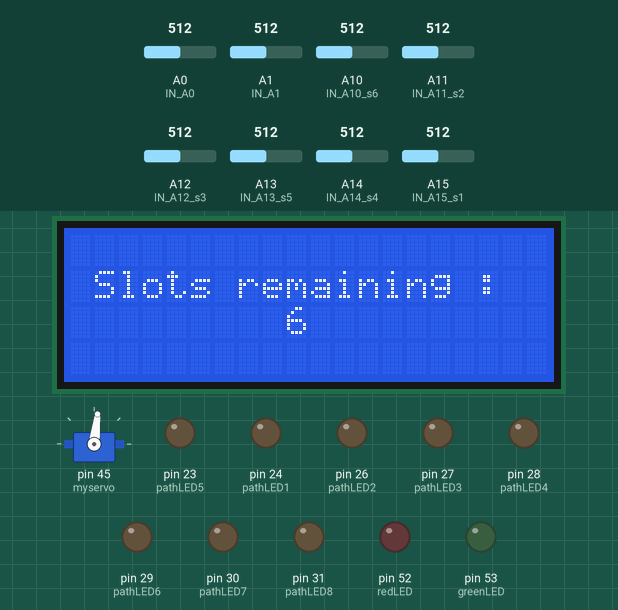
The sketch below on a simulated Arduino Mega 2560, built with avr-gcc and run on an emulated ATmega2560. Parts: servo, 20×4 character LCD, output pins drawn as LEDs (lit = HIGH). The inputs (shaded band) are chosen by the test bench; at power-on: A0 (IN_A0) = 512, A1 (IN_A1) = 512, A15 (IN_A15_s1) = 512, A10 (IN_A10_s6) = 512, A11 (IN_A11_s2) = 512, A12 (IN_A12_s3) = 512, A13 (IN_A13_s5) = 512, A14 (IN_A14_s4) = 512.

Above: at 6.3 s.
6.4 s: A0 (IN_A0) set to 316
7.9 s: A0 (IN_A0) set to 282
At 8.8 s:
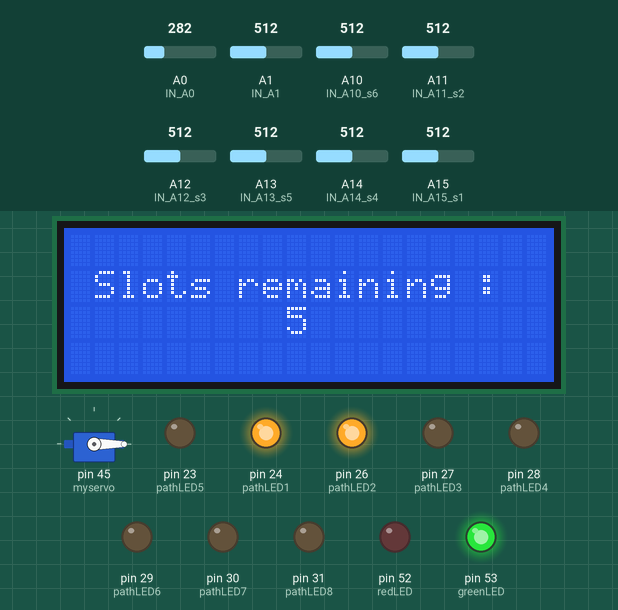
9.4 s: A1 (IN_A1) set to 314
10.9 s: A1 (IN_A1) set to 289
At 11.4 s:
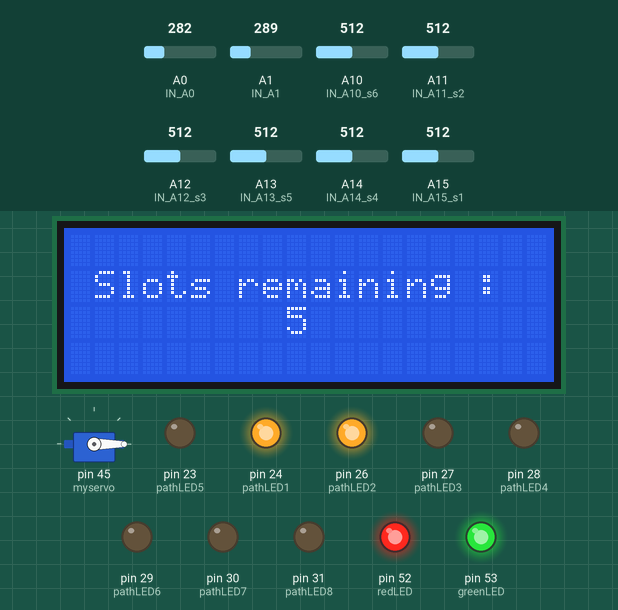
12.4 s: A15 (IN_A15_s1) set to 212
At 13.91 s:
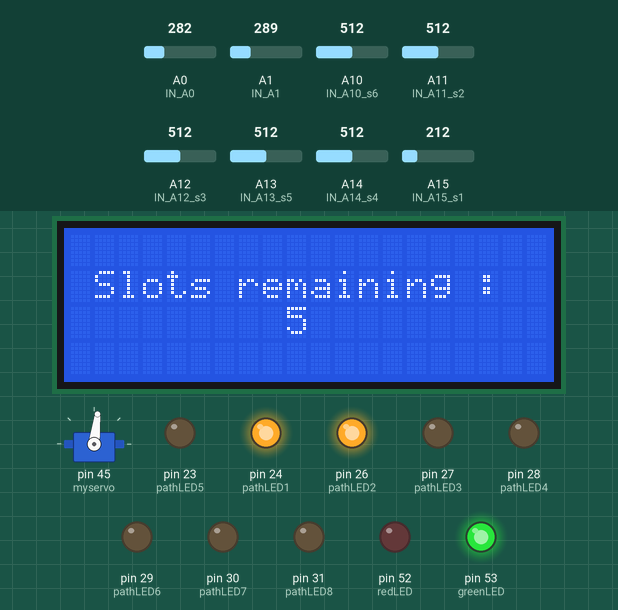
15.4 s: A15 (IN_A15_s1) set to 188
At 17.6 s:
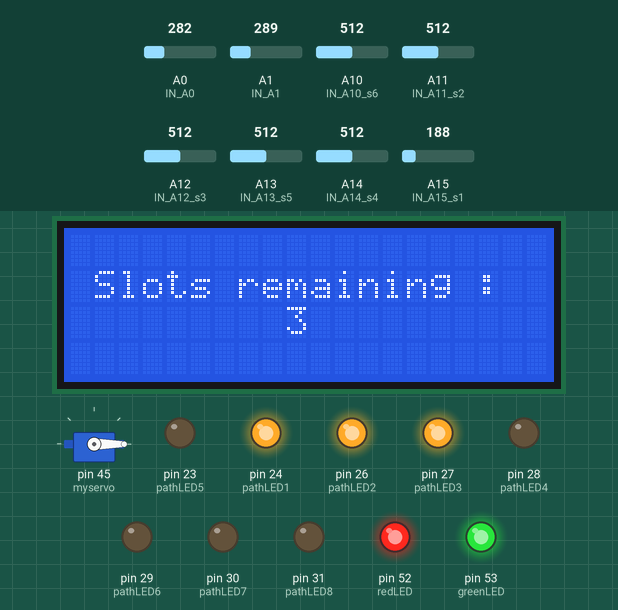
Timing chart, 0 to 24.4 s (numbered marks = the images above; inputs shaded):
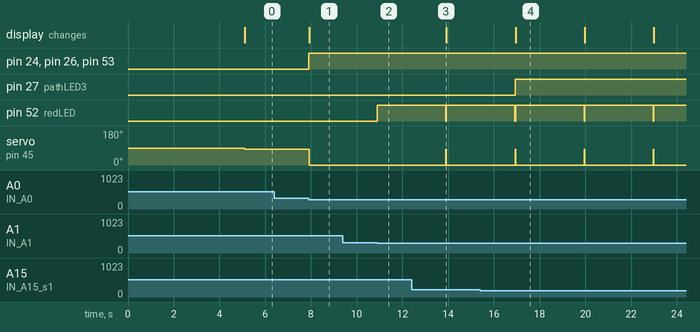

The sketch:

MaPaY_IoT_Project_code.ino
```cpp
#include <Servo.h>
#include <LiquidCrystal_I2C.h>
#include <Wire.h>


/* Servo */

Servo myservo;
int pos = 83;         // variable to store the servo position


/* LCD */

LiquidCrystal_I2C lcd(0x3F,20,4);


/* LED */

int redLED = 52;
int greenLED = 53;

int pathLED1 = 24; //rouge 1
int pathLED2 = 26; //rouge 2
int pathLED3 = 27; //rouge 3
int pathLED4 = 28; //rouge 4
int pathLED5 = 23; //jaune 1
int pathLED6 = 29; //jaune 2
int pathLED7 = 30; //jaune 3
int pathLED8 = 31; //jaune 4

/* Parking barrier */

int barrierStatus = 0;
int entranceStatus = 0;
int exitStatus = 0;

/* Parking slots */

int parking_slots = 6;
int counter = parking_slots;

/* IR Sensor */

const int IN_A0 = A0; //entrance sensor
const int IN_A1 = A1; //exit sensor

const int IN_A15_s1 = A15; //slot 1
const int IN_A11_s2 = A11; //slot 2
const int IN_A12_s3 = A12; //slot 3
const int IN_A14_s4 = A14; //slot 4
const int IN_A13_s5 = A13; //slot 5
const int IN_A10_s6 = A10; //slot 6


/* Slots variables */

int slot1 = 0;
int slot2 = 0;
int slot3 = 0;
int slot4 = 0;
int slot5 = 0;
int slot6 = 0;

int slot_nb = parking_slots;

int path = 0;


/////////////////////////////////////////////////////////////////////////////////////////////////////////////////////////////////////////////////////

void setup() {

  Serial.begin(9600);
  myservo.attach(45);

  lcd.init();
  lcd.backlight();

  displayStartScreen();

  pinMode(greenLED, OUTPUT);
  pinMode(redLED, OUTPUT);
  pinMode(pathLED1, OUTPUT);
  pinMode(pathLED2, OUTPUT);
  pinMode(pathLED3, OUTPUT);
  pinMode(pathLED4, OUTPUT);
  pinMode(pathLED5, OUTPUT);
  pinMode(pathLED6, OUTPUT);
  pinMode(pathLED7, OUTPUT);
  pinMode(pathLED8, OUTPUT);


  pinMode (IN_A0, INPUT);
  pinMode (IN_A1, INPUT);
  pinMode (IN_A15_s1, INPUT);
  pinMode (IN_A11_s2, INPUT);
  pinMode (IN_A12_s3, INPUT);
  pinMode (IN_A14_s4, INPUT);
  pinMode (IN_A13_s5, INPUT);
  pinMode (IN_A10_s6, INPUT);


  myservo.write(pos);
}

void loop() {

    Entrance();
    Exit();
    barrierClose();
    slot_occupation();
}


/***************************************** FUNCTIONS ************************************************/


void displayStartScreen()
{
  lcd.clear();
  lcd.setCursor(5,1);
  lcd.print("MaPaY Team");
  lcd.setCursor(4,2);
  lcd.print("welcomes you !");
  delay(5000);
  displayParkingScreen();
}

void displayParkingScreen()
{
  lcd.clear();
  lcd.setCursor(1,1);
  lcd.print("Slots remaining :");
  lcd.setCursor(9,2);
  lcd.print(counter);
  if (counter == 0){
  lcd.clear();
  lcd.setCursor(4,1);
  lcd.print("Parking full");
  }

}

void Entrance(){

int sensor_entrance = analogRead(IN_A0);

  if ((sensor_entrance<300) and (counter != 0)){
       digitalWrite(greenLED, HIGH);
       entranceStatus = 1;
       if (exitStatus == 0){
       barrierOpenEntrance();
       }
  }

}

void Exit(){

int sensor_exit = analogRead(IN_A1);

  if (sensor_exit<300){
       digitalWrite(redLED, HIGH);
       exitStatus = 1;
       if (entranceStatus == 0){
       barrierOpenExit();
       }
    }
}


void barrierOpenEntrance()
{
  if(barrierStatus == 0)
  {
    slot_choice();
    myservo.write(0);
    barrierStatus = 1;
    slots();
  }
}

void barrierOpenExit()
{
  if(barrierStatus == 0)
  {
    myservo.write(0);
    barrierStatus = 1;
    slots();
  }
}


void barrierClose()
{
    if((entranceStatus ==1) and (exitStatus == 1) and (barrierStatus = 1))
    {
      delay(3000);
      myservo.write(pos);
      barrierStatus = 0;
      entranceStatus = 0;
      exitStatus = 0;
      digitalWrite(greenLED, LOW);
      digitalWrite(redLED, LOW);
    }
}

void slots()
{
      if ((entranceStatus == 1) and (exitStatus == 0)){
          --counter;
          displayParkingScreen();
      }
      if ((exitStatus == 1) and (entranceStatus == 0) and (counter != parking_slots)){
          ++counter;
          displayParkingScreen();
      }

  }

void slot_occupation()
{
   int sensor_slot1 = analogRead(IN_A15_s1);
   int sensor_slot2 = analogRead(IN_A11_s2);
   int sensor_slot3 = analogRead(IN_A12_s3);
   int sensor_slot4 = analogRead(IN_A14_s4);
   int sensor_slot5 = analogRead(IN_A13_s5);
   int sensor_slot6 = analogRead(IN_A10_s6);


 {
  if (sensor_slot1<200){
        slot1 = 1;
        if(path == 1){
          digitalWrite(pathLED1, LOW);
          digitalWrite(pathLED2, LOW);
          path = 0;

        }
   }
   else{
      slot1 = 0;
   }
 }


  {
   if (sensor_slot2<200){
        slot2 = 1;
        if(path == 2){
          digitalWrite(pathLED1, LOW);
          digitalWrite(pathLED2, LOW);
          digitalWrite(pathLED3, LOW);

        }
   }
   else{
      slot2 = 0;
   }
  }
  {
  if (sensor_slot3<200){
        slot3 = 1;
        if(path == 3){
          digitalWrite(pathLED1, LOW);
          digitalWrite(pathLED2, LOW);
          digitalWrite(pathLED3, LOW);
          digitalWrite(pathLED4, LOW);

        }
   }
   else{
      slot3 = 0;
   }
  }

  {
    if (sensor_slot4<200){
        slot4 = 1;
        if(path == 4){
          digitalWrite(pathLED5, LOW);
          digitalWrite(pathLED6, LOW);

        }
   }
   else{
      slot4 = 0;
   }
  }
  {
   if (sensor_slot5<200){
        slot5 = 1;
        if(path == 5){
          digitalWrite(pathLED5, LOW);
          digitalWrite(pathLED6, LOW);
          digitalWrite(pathLED7, LOW);

        }
   }
   else{
      slot5 = 0;
   }
  }
  {
   if (sensor_slot6<200){
        slot6 = 1;
        if(path == 6){
          digitalWrite(pathLED5, LOW);
          digitalWrite(pathLED6, LOW);
          digitalWrite(pathLED7, LOW);
          digitalWrite(pathLED8, LOW);

        }
   }
   else{
      slot6 = 0;
   }
  }
}

void slot_choice(){

  int slots[]= {slot1, slot2, slot3, slot4, slot5, slot6};
  for (byte i = 0; i < slot_nb ; i = i + 1) {
      if(slots[i] == 0)
      {
        slot_guidance(i);
        return;
      }
}
}

void slot_guidance(int n){
    if(n == 0){

        digitalWrite(pathLED1, HIGH);
        digitalWrite(pathLED2, HIGH);
        path = 1;

    }

    if(n == 1){

        digitalWrite(pathLED1, HIGH);
        digitalWrite(pathLED2, HIGH);
        digitalWrite(pathLED3, HIGH);
        path = 2;
    }

    if(n == 2){
        digitalWrite(pathLED1, HIGH);
        digitalWrite(pathLED2, HIGH);
        digitalWrite(pathLED3, HIGH);
        digitalWrite(pathLED4, HIGH);
        path = 3;
    }

    if(n == 3){
        digitalWrite(pathLED5, HIGH);
        digitalWrite(pathLED6, HIGH);
        path = 4;
    }

    if(n == 4){
        digitalWrite(pathLED5, HIGH);
        digitalWrite(pathLED6, HIGH);
        digitalWrite(pathLED7, HIGH);
        path = 5;
    }

    if(n == 5){
        digitalWrite(pathLED5, HIGH);
        digitalWrite(pathLED6, HIGH);
        digitalWrite(pathLED7, HIGH);
        digitalWrite(pathLED8, HIGH);
        path = 6;
    }
}
```

Measured:
- the behaviour switches between 300 and 299 on A0 (IN_A0) (found by bisection; images 0 and 1)
- the behaviour switches between 300 and 299 on A1 (IN_A1) (found by bisection; images 1 and 2)
- the behaviour switches between 200 and 199 on A15 (IN_A15_s1) (found by bisection; images 3 and 4)
- after the input at 6.4 s, every drawn part: stays the same
- after the input at 7.9 s, pin 24 (pathLED1), pin 26 (pathLED2), pin 53 (greenLED): LOW → HIGH at once; servo on pin 45 (myservo): 83° → 0° at once; the display: changes at once (image 1)
- after the input at 9.4 s, every drawn part: stays the same
- after the input at 10.9 s, pin 52 (redLED): LOW → HIGH at once
- after the input at 15.4 s, pin 27 (pathLED3): LOW → HIGH after 1.5 s
